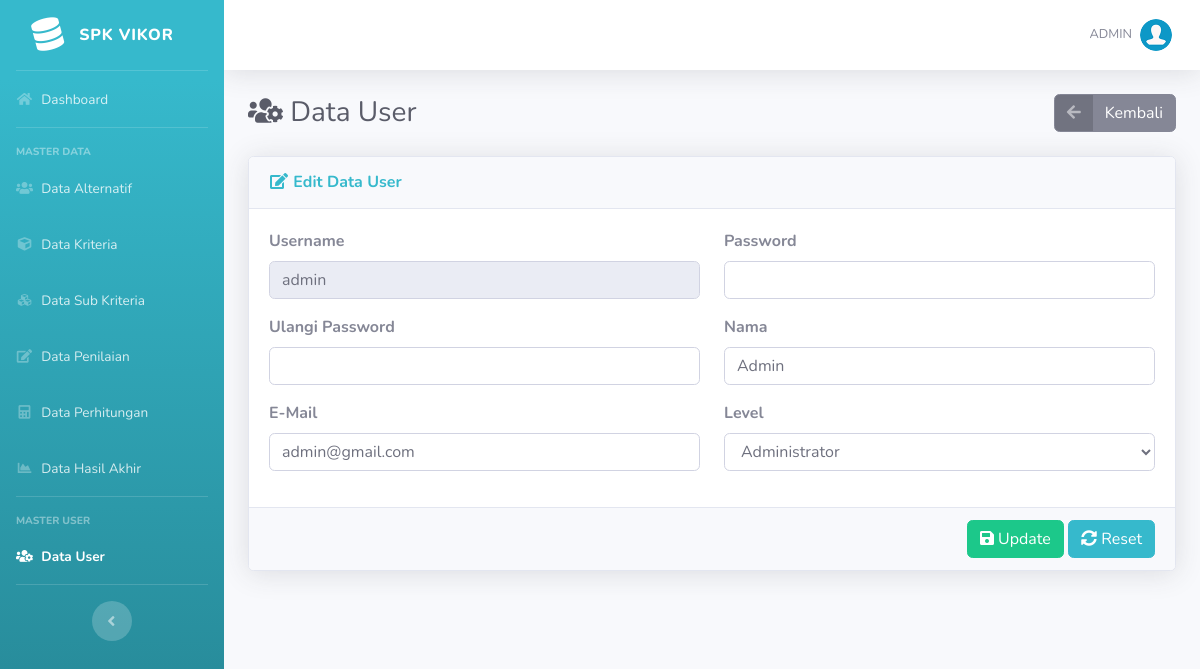
Page /edit-user.php?id=1 (signed in) on the committed database.
### tables this page shows
CREATE TABLE `user` (
  `id_user` int(5) NOT NULL,
  `username` varchar(16) NOT NULL,
  `password` varchar(50) NOT NULL,
  `nama` varchar(70) NOT NULL,
  `email` varchar(50) DEFAULT NULL,
  `role` char(1) NOT NULL
);

### edit-user.php (the view, shortened to what this page needs)
<?php require_once('includes/init.php'); ?>
<?php
$id_user = (isset($_GET['id'])) ? trim($_GET['id']) : '';
?>
<?php
require_once('template/header.php');
?>
<div class="d-sm-flex align-items-center justify-content-between mb-4">
    <h1 class="h3 mb-0 text-gray-800"><i class="fas fa-fw fa-users-cog"></i> Data User</h1>
	<a href="list-user.php" class="btn btn-secondary btn-icon-split"><span class="icon text-white-50"><i class="fas fa-arrow-left"></i></span>
		<span class="text">Kembali</span>
	</a>
</div>
<form action="edit-user.php?id=<?php echo $id_user; ?>" method="post">
	<div class="card shadow mb-4">
		<div class="card-header py-3">
			<h6 class="m-0 font-weight-bold text-info"><i class="fas fa-fw fa-edit"></i> Edit Data User</h6>
		</div>
		<?php
		if(!$id_user) {
		?>
		<div class="card-body">
			<div class="alert alert-danger">Data tidak ada</div>
		</div>
		<?php
		}else{
		$data = mysqli_query($koneksi,"SELECT * FROM user WHERE id_user='$id_user'");
		$cek = mysqli_num_rows($data);
		if($cek <= 0) {
		?>
		<div class="card-body">
			<div class="alert alert-danger">Data tidak ada</div>
		</div>
		<?php
		}else{
			while($d = mysqli_fetch_array($data)){
		?>
		<div class="card-body">
			<div class="row">
				<div class="form-group col-md-6">
					<label class="font-weight-bold">Username</label>
					<input autocomplete="off" type="text" readonly required value="<?php echo $d['username']; ?>" class="form-control"/>
				</div>
				<div class="form-group col-md-6">
					<label class="font-weight-bold">Password</sub></label>
					<input autocomplete="off" type="password" name="password" class="form-control"/>
				</div>
				<div class="form-group col-md-6">
					<label class="font-weight-bold">Ulangi Password</label>
					<input autocomplete="off" type="password" name="password2" class="form-control"/>
				</div>
				<div class="form-group col-md-6">
					<label class="font-weight-bold">Nama</label>
					<input autocomplete="off" type="text" name="nama" required value="<?php echo $d['nama']; ?>" class="form-control"/>
				</div>
				<div class="form-group col-md-6">
					<label class="font-weight-bold">E-Mail</label>
					<input autocomplete="off" type="email" name="email" required value="<?php echo $d['email']; ?>" class="form-control"/>
				</div>
				<div class="form-group col-md-6">
					<label class="font-weight-bold">Level</label>
					<select name="role" required class="form-control">
						<option value="1" <?php if($d['role']==1) {echo "selected";} ?>>Administrator</option>
					</select>
				</div>
			</div>
		</div>
		<div class="card-footer text-right">
            <button name="submit" value="submit" type="submit" class="btn btn-success"><i class="fa fa-save"></i> Update</button>
            <button type="reset" class="btn btn-info"><i class="fa fa-sync-alt"></i> Reset</button>
        </div>
	</div>
	<?php
		}
		}
		}
	?>
</form>
<?php
require_once('template/footer.php');
?>

### rows in the picture
user: username "admin", nama "Admin", email "admin@gmail.com", role "Administrator"

### other values in the picture
$_SESSION['username'] "ADMIN"
